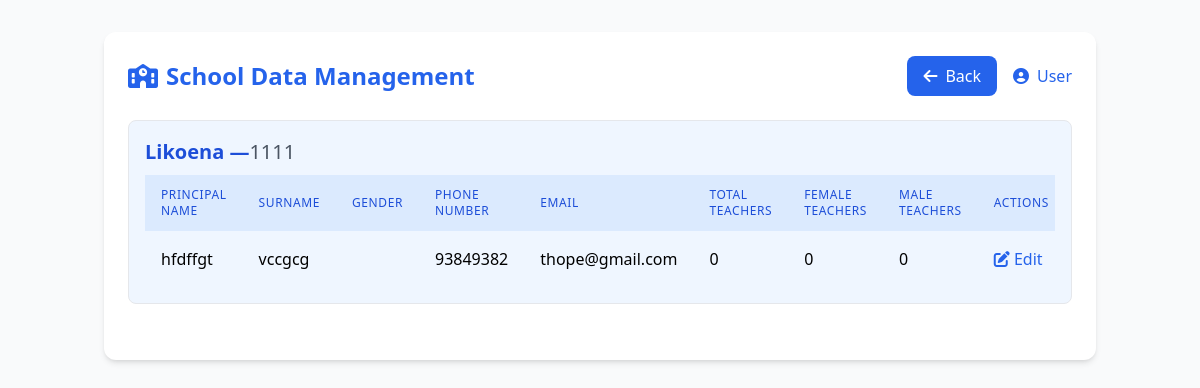
Page /update_school.php (signed in) on the committed database.
### tables this page shows
CREATE TABLE `schools` (
  `school_id` int(11) NOT NULL,
  `principal_name` varchar(30) NOT NULL,
  `principal_surname` varchar(30) NOT NULL,
  `gender` varchar(7) NOT NULL,
  `phone_number` int(15) NOT NULL,
  `email_address` varchar(100) NOT NULL,
  `constituency` varchar(100) DEFAULT NULL,
  `centre` varchar(100) DEFAULT NULL,
  `cluster` varchar(50) DEFAULT NULL,
  `typeofschool` varchar(50) DEFAULT NULL,
  `school_name` varchar(100) NOT NULL,
  `registration_number` varchar(50) NOT NULL,
  `male_teachers` int(11) NOT NULL,
  `female_teachers` int(11) NOT NULL,
  `total_teachers` int(11) DEFAULT 0,
  `council` varchar(50) NOT NULL,
  `village` varchar(50) NOT NULL,
  `user_id` int(11) DEFAULT NULL,
  `created_at` timestamp NOT NULL DEFAULT current_timestamp()
);

### update_school.php (the view, shortened to what this page needs)
<!DOCTYPE html>
<html lang="en">
<head>
  <script src="https://cdn.tailwindcss.com"></script>
  <link rel="stylesheet" href="https://cdnjs.cloudflare.com/ajax/libs/font-awesome/6.4.0/css/all.min.css" />
</head>
<body class="min-h-screen bg-gray-50">
  <div class="container mx-auto px-4 py-8 flex-grow">
    <div class="bg-white rounded-xl shadow-md p-6 mb-8">
      <div class="flex flex-col md:flex-row justify-between items-center mb-6">
        <h1 class="text-2xl font-bold text-blue-600 mb-4 md:mb-0">
          <i class="fas fa-school mr-2"></i>School Data Management
        </h1>
        <div class="flex items-center space-x-4">
          <button
            onclick="window.location.href='redirectpage.php';"
            class="bg-blue-600 hover:bg-blue-700 text-white px-4 py-2 rounded-lg flex items-center transition-colors duration-200"
          >
            <i class="fas fa-arrow-left mr-2"></i>Back
          </button>
          <div class="flex items-center space-x-2 text-blue-600">
            <i class="fas fa-user-circle"></i>
            <span><?php echo isset($_SESSION['username']) ? $_SESSION['username'] : 'User'; ?></span>
          </div>
        </div>
      </div>
      <?php
      $host = 'localhost';
      $db = 'moet1';
      $user = 'root';
      $pass = '';
      $charset = 'utf8mb4';
      try {
          $pdo = new PDO("mysql:host=$host;dbname=$db;charset=$charset", $user, $pass);
          $pdo->setAttribute(PDO::ATTR_ERRMODE, PDO::ERRMODE_EXCEPTION);
          $user_id = $_SESSION['user_id'];
          $sql = "
              SELECT *
              FROM schools
              WHERE user_id = :user_id
          ";
          $stmt = $pdo->prepare($sql);
          $stmt->bindParam(':user_id', $user_id, PDO::PARAM_INT);
          $stmt->execute();
          $schools = $stmt->fetchAll();
          if (count($schools) > 0) {
              foreach ($schools as $school) {
                  echo '<div class="mb-8 p-4 border rounded-lg bg-blue-50">';
                  echo '<div class="school-header">';
                  echo htmlspecialchars($school['school_name']) . ' — <span class="font-normal text-gray-600">' . htmlspecialchars($school['registration_number']) . '</span>';
                  echo '</div>';
                  echo '<div class="table-container">';
                  echo '<table class="w-full">';
                  echo '<thead class="bg-blue-100">';
                  echo '<tr>';
                  echo '<th class="px-4 py-3 text-left text-xs font-medium text-blue-700 uppercase tracking-wider">Principal Name</th>';
                  echo '<th class="px-4 py-3 text-left text-xs font-medium text-blue-700 uppercase tracking-wider">Surname</th>';
                  echo '<th class="px-4 py-3 text-left text-xs font-medium text-blue-700 uppercase tracking-wider">Gender</th>';
                  echo '<th class="px-4 py-3 text-left text-xs font-medium text-blue-700 uppercase tracking-wider">Phone Number</th>';
                  echo '<th class="px-4 py-3 text-left text-xs font-medium text-blue-700 uppercase tracking-wider">Email</th>';
                  echo '<th class="px-4 py-3 text-left text-xs font-medium text-blue-700 uppercase tracking-wider">Total Teachers</th>';
                  echo '<th class="px-4 py-3 text-left text-xs font-medium text-blue-700 uppercase tracking-wider">Female Teachers</th>';
                  echo '<th class="px-4 py-3 text-left text-xs font-medium text-blue-700 uppercase tracking-wider">Male Teachers</th>';
                  echo '<th class="px-4 py-3 text-left text-xs font-medium text-blue-700 uppercase tracking-wider">Actions</th>';
                  echo '</tr>';
                  echo '</thead>';
                  echo '<tbody>';
                  echo '<tr class="highlight-row hover:bg-blue-50 group">';
                  echo '<td class="px-4 py-4 whitespace-nowrap">' . htmlspecialchars($school['principal_name']) . '</td>';
                  echo '<td class="px-4 py-4 whitespace-nowrap">' . htmlspecialchars($school['principal_surname']) . '</td>';
                  echo '<td class="px-4 py-4 whitespace-nowrap">' . htmlspecialchars($school['gender']) . '</td>';
                  echo '<td class="px-4 py-4 whitespace-nowrap">' . htmlspecialchars($school['phone_number']) . '</td>';
                  echo '<td class="px-4 py-4 whitespace-nowrap">' . htmlspecialchars($school['email_address']) . '</td>';
                  echo '<td class="px-4 py-4 whitespace-nowrap">' . htmlspecialchars($school['total_teachers']) . '</td>';
                  echo '<td class="px-4 py-4 whitespace-nowrap">' . htmlspecialchars($school['female_teachers']) . '</td>';
                  echo '<td class="px-4 py-4 whitespace-nowrap">' . htmlspecialchars($school['male_teachers']) . '</td>';
                  echo '<td class="px-4 py-4 whitespace-nowrap">';
                  echo '<button class="text-blue-600 hover:text-blue-800" onclick=\'showEditModal(' . json_encode($school) . ')\'>';
                  echo '<i class="fas fa-edit"></i> Edit';
                  echo '</button>';
                  echo '</td>';
                  echo '</tr>';
                  echo '</tbody>';
                  echo '</table>';
                  echo '</div>';
                  echo '</div>';
              }
          } else {
              echo '<div class="text-center py-8">';
              echo '<i class="fas fa-info-circle text-4xl text-blue-300 mb-4"></i>';
              echo '<p class="text-gray-600">No school data found for your account.</p>';
              echo '</div>';
          }
      } catch (PDOException $e) {
          echo '<div class="bg-red-100 border-l-4 border-red-500 text-red-700 p-4 mb-4" role="alert">';
          echo '<p>Database error: ' . htmlspecialchars($e->getMessage()) . '</p>';
          echo '</div>';
      } catch (Exception $e) {
          echo '<div class="bg-red-100 border-l-4 border-red-500 text-red-700 p-4 mb-4" role="alert">';
          echo '<p>Error: ' . htmlspecialchars($e->getMessage()) . '</p>';
          echo '</div>';
      }
      ?>
    </div>
  </div>
</body>
</html>

### update_school.php (style rules this page uses)
body { font-family: 'Segoe UI', Tahoma, Geneva, Verdana, sans-serif; background-color: #f3f4f6; }
.table-container { max-height: 70vh; overflow-y: auto; }
.highlight-row { transition: all 0.2s ease; }
.school-header { font-weight: 700; font-size: 1.25rem; margin-bottom: 0.5rem; color: #1d4ed8; align-items: center; display: flex; }

### rows in the picture
schools: school_name "Likoena", registration_number "1111", principal_name "hfdffgt", principal_surname "vccgcg", phone_number "93849382", email_address "thope@gmail.com", total_teachers "0", female_teachers "0", male_teachers "0"
